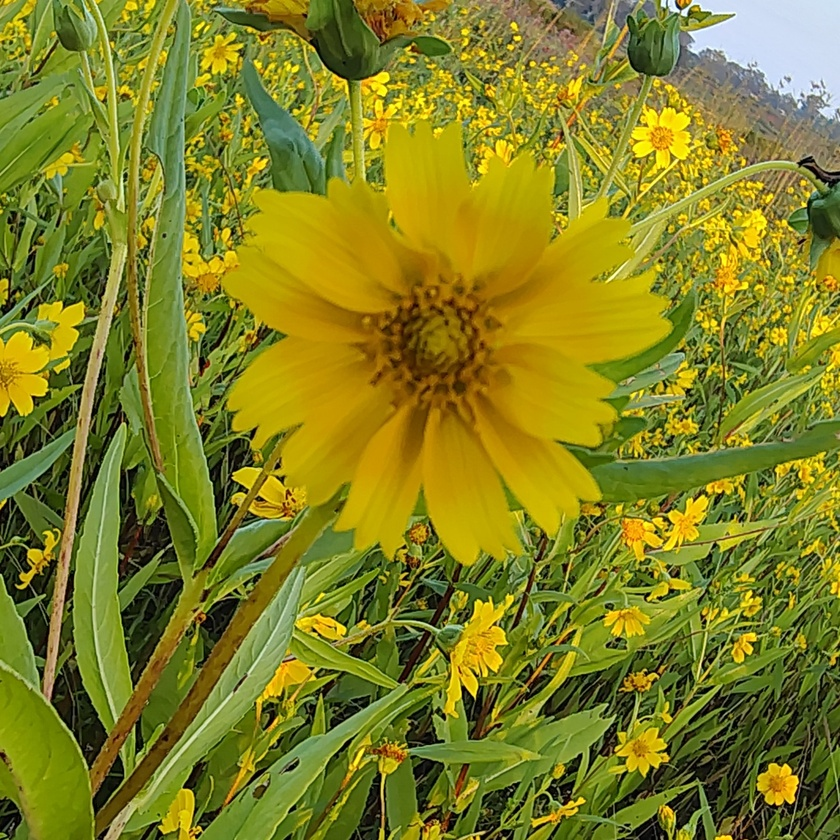
%> input picture img_01.jpg, 840 x 840 px, shrunk from 1597 x 1597 before the run
$ octave edge02.m   (GNU Octave 9; MATLAB toolbox functions it lacks are replaced by stand-ins)
%> lines starting %> are read from the running program, lines starting %| are printed output that depends on the picture
I = imread('img_01.jpg');     % Read input image
%> I is the input picture: size 840x840x3 uint8; mean R, G, B 129.4, 129.1, 34.5
I = rgb2gray(I);              % Convert to grayscale if needed
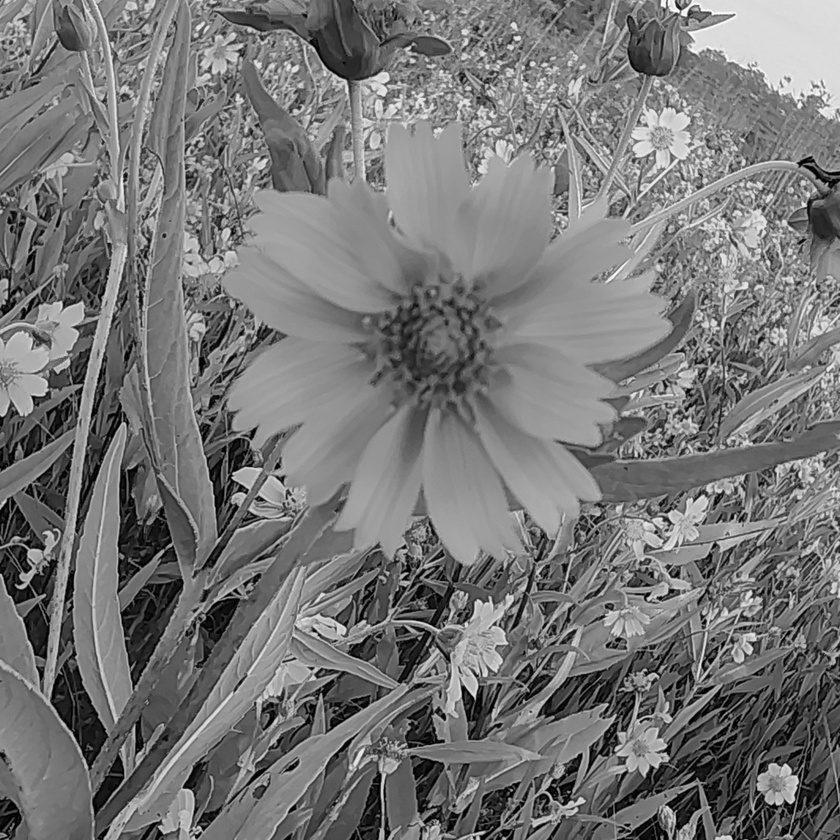
%> I: size 840x840 uint8; min 0, max 252, mean 118.4

% --- Wavelet Decomposition ---
[LL, LH, HL, HH] = dwt2(I, 'db2');   % Daubechies (db2) wavelet
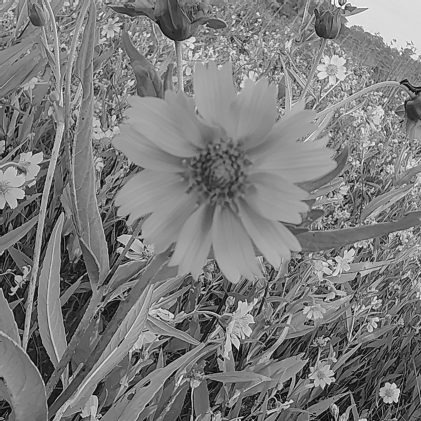
%> LL: size 421x421 double; min -25.55, max 514.1, mean 236.9; drawn with min black and max white
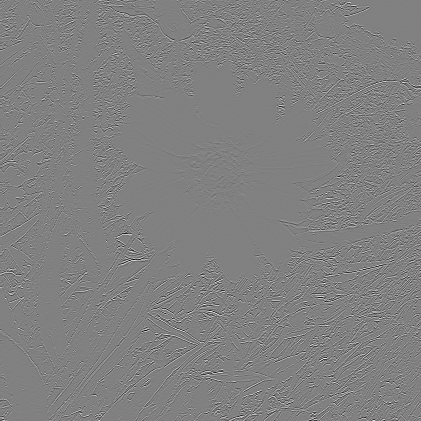
%> LH: size 421x421 double; min -115.9, max 113.2, mean 0; drawn with min black and max white
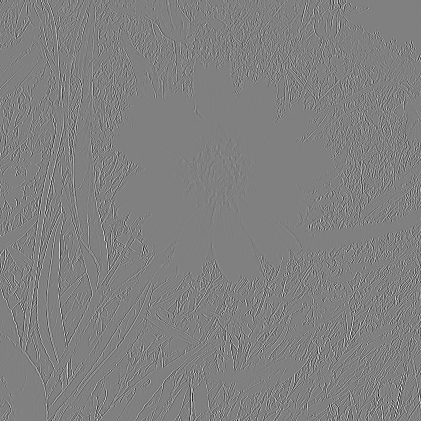
%> HL: size 421x421 double; min -129.2, max 127.5, mean 0; drawn with min black and max white
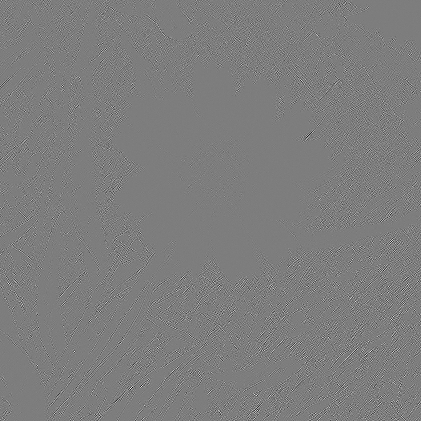
%> HH: size 421x421 double; min -51.03, max 52.51, mean 0; drawn with min black and max white
figure;
subplot(2,2,1), imshow(mat2gray(LL)), title('Approximation (LL)');
subplot(2,2,2), imshow(mat2gray(LH)), title('Horizontal Detail (LH)');
subplot(2,2,3), imshow(mat2gray(HL)), title('Vertical Detail (HL)');
subplot(2,2,4), imshow(mat2gray(HH)), title('Diagonal Detail (HH)');

% --- Compute Texture Features ---
subbands = {LL, LH, HL, HH};
%> subbands = 4 items
names = {'LL','LH','HL','HH'};

for i = 1:4
E = sum(sum(subbands{i}.^2));        % Energy
Ent = entropy(mat2gray(subbands{i}));% Entropy
M = mean2(subbands{i});              % Mean
SD = std2(subbands{i});              % Std. deviation
fprintf('%s -> Energy: %.2f, Entropy: %.3f, Mean: %.3f, Std: %.3f\n', ...
names{i}, E, Ent, M, SD);
end
%> this loop made 4 passes
%> (E, Ent, M, SD) on passes 1 to 4: (1.14e+10, 7.37, 236.9, 89.74), (34204568.7, 5.49, 0.00662, 13.89), (52495251.1, 5.67, 0.00548, 17.21), (6132773.2, 5.51, 0.00432, 5.88)
%| LL -> Energy: 11370220218.96, Entropy: 7.368, Mean: 236.850, Std: 89.740
%| LH -> Energy: 34204568.72, Entropy: 5.488, Mean: 0.007, Std: 13.892
%| HL -> Energy: 52495251.14, Entropy: 5.669, Mean: 0.005, Std: 17.210
%| HH -> Energy: 6132773.24, Entropy: 5.509, Mean: 0.004, Std: 5.882

% --- Plot Energy and Entropy ---
Energy = zeros(1,4);
EntropyVal = zeros(1,4);
for i = 1:4
Energy(i) = sum(sum(subbands{i}.^2));
EntropyVal(i) = entropy(mat2gray(subbands{i}));
end
%> after the loop, Energy = [1.14e+10 34204568.7 52495251.1 6132773.2]; EntropyVal = [7.37 5.49 5.67 5.51]

figure;
subplot(1,2,1);
bar(Energy);
set(gca,'XTickLabel',names);
title('Wavelet Subband Energy');
xlabel('Subband'); ylabel('Energy');

subplot(1,2,2);
bar(EntropyVal);
set(gca,'XTickLabel',names);
title('Wavelet Subband Entropy');
xlabel('Subband'); ylabel('Entropy');
%> after `ylabel('Entropy')`:
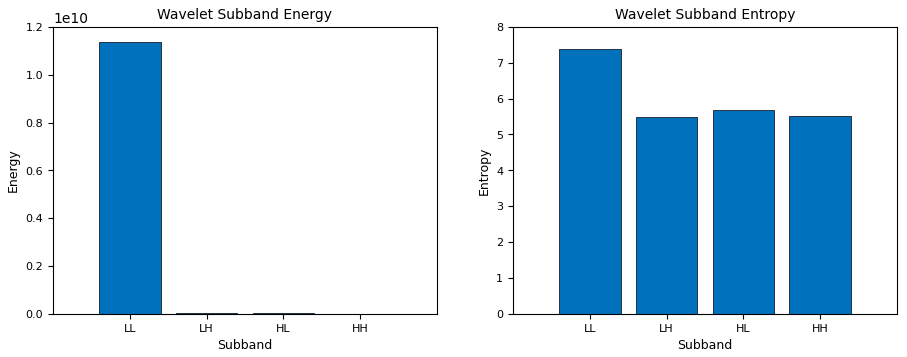
%> figure redrawn from the program's plot data, 2 panels; panel 1: tallest bar 1.14e+10 high, from x = 0.6 to 1.4; panel 2: tallest bar 7.37 high, from x = 0.6 to 1.4

$ run again, with img_02.jpg copied over img_01.jpg
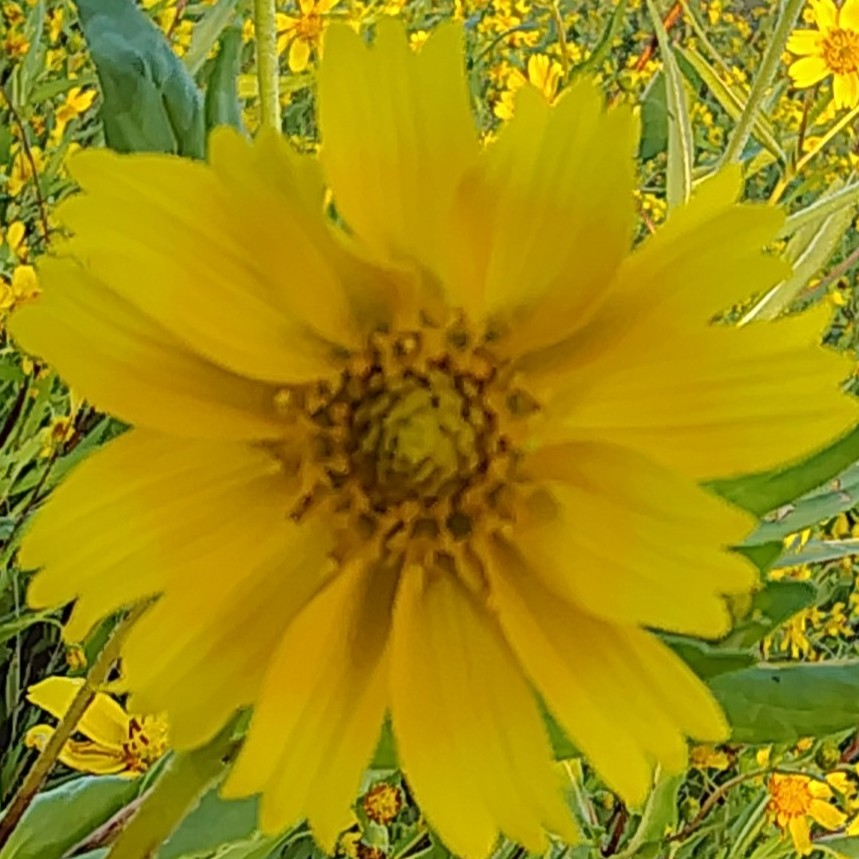
%> input picture img_02.jpg, 859 x 859 px
%> I is the input picture: size 859x859x3 uint8; mean R, G, B 160.3, 141.3, 14.5
%> I: size 859x859 uint8
%> `[LL, LH, HL, HH] = dwt2(I, 'db2');`:
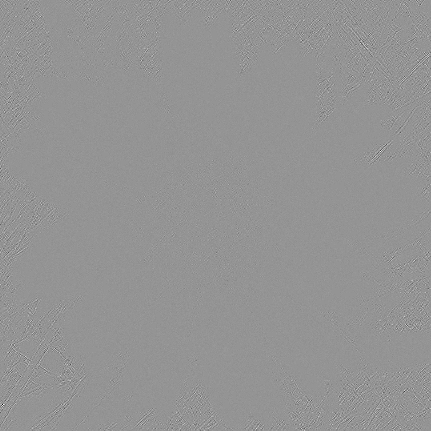
%> HH: size 431x431 double; min -20.35, max 14.66, mean -0.000119; drawn with min black and max white
%> subbands = 4 items
%> the loop `for i = 1:4` made 4 passes
%> (E, Ent, M, SD) on passes 1 to 4: (1.39e+10, 6.95, 264.8, 67.72), (2988734.8, 4.64, 0.00195, 4.01), (4802532.1, 4.69, 0.00949, 5.08), (163274.1, 4.36, -0.000119, 0.938)
%> (printed output is left out)
%> after the loop `for i = 1:4`: Energy = [1.39e+10 2988734.8 4802532.1 163274.1]; EntropyVal = [6.95 4.64 4.69 4.36]
%> `ylabel('Entropy')`:
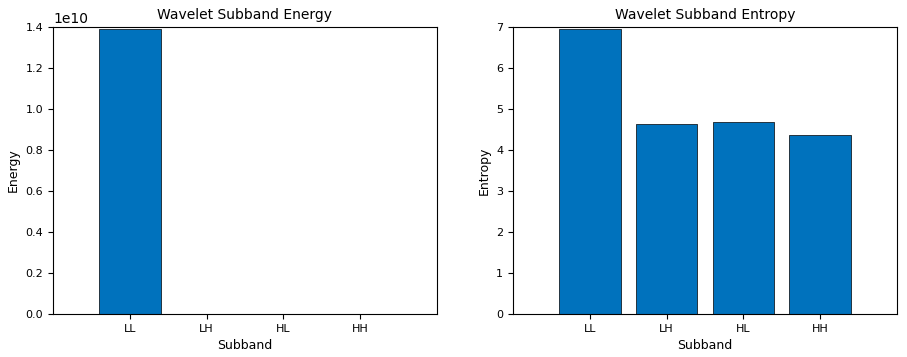
%> figure redrawn from the program's plot data, 2 panels; panel 1: tallest bar 1.39e+10 high, from x = 0.6 to 1.4; panel 2: tallest bar 6.95 high, from x = 0.6 to 1.4

$ run again, with img_03.jpg copied over img_01.jpg
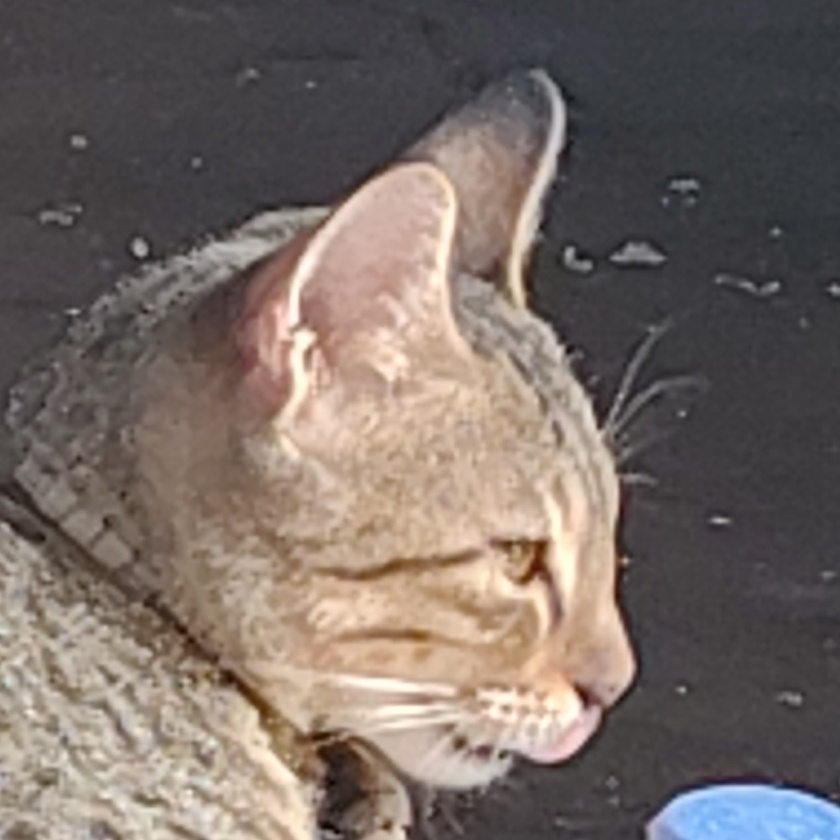
%> input picture img_03.jpg, 840 x 840 px, shrunk from 1268 x 1268 before the run
%> I is the input picture: size 840x840x3 uint8; mean R, G, B 118.9, 107.4, 101.9
%> I: size 840x840 uint8
%> `[LL, LH, HL, HH] = dwt2(I, 'db2');`:
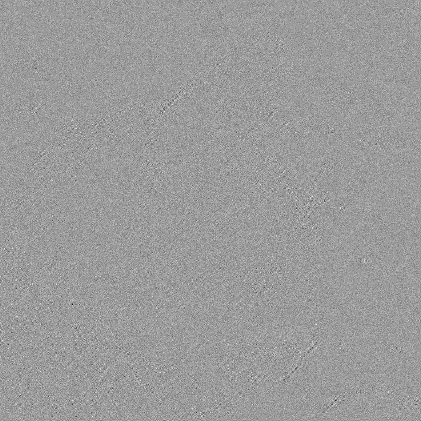
%> HH: size 421x421 double; min -3.6, max 2.3, mean 0.000992; drawn with min black and max white
%> subbands = 4 items
%> the loop `for i = 1:4` made 4 passes
%> (E, Ent, M, SD) on passes 1 to 4: (1.08e+10, 7.01, 220.2, 110.9), (350996.8, 4.95, 0.00132, 1.41), (317281.7, 5.19, 0.0052, 1.34), (20263.2, 5.83, 0.000992, 0.338)
%> (printed output is left out)
%> after the loop `for i = 1:4`: Energy = [1.08e+10 350996.8 317281.7 20263.2]; EntropyVal = [7.01 4.95 5.19 5.83]
%> `ylabel('Entropy')`:
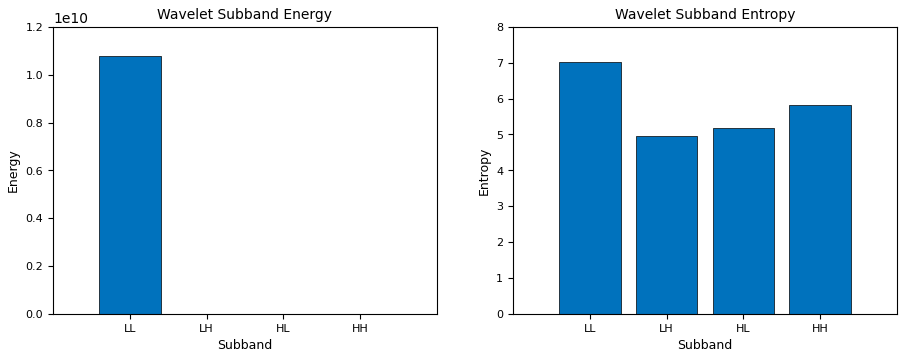
%> figure redrawn from the program's plot data, 2 panels; panel 1: tallest bar 1.08e+10 high, from x = 0.6 to 1.4; panel 2: tallest bar 7.01 high, from x = 0.6 to 1.4

$ run again, with img_04.jpg copied over img_01.jpg
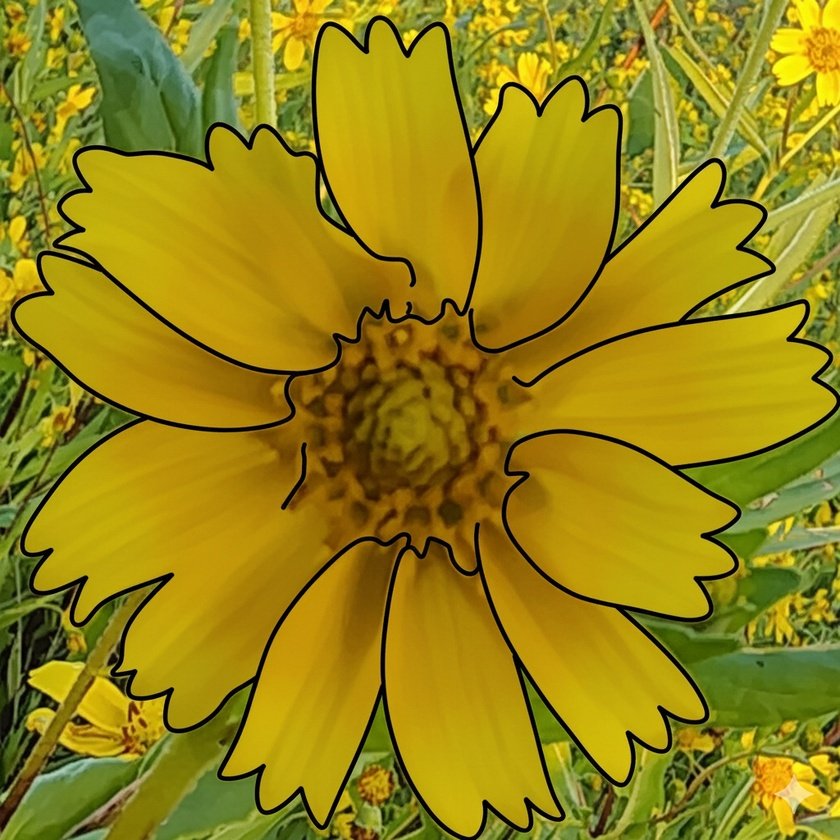
%> input picture img_04.jpg, 840 x 840 px, shrunk from 1024 x 1024 before the run
%> I is the input picture: size 840x840x3 uint8; mean R, G, B 149.8, 132.8, 20
%> I: size 840x840 uint8
%> `[LL, LH, HL, HH] = dwt2(I, 'db2');`:
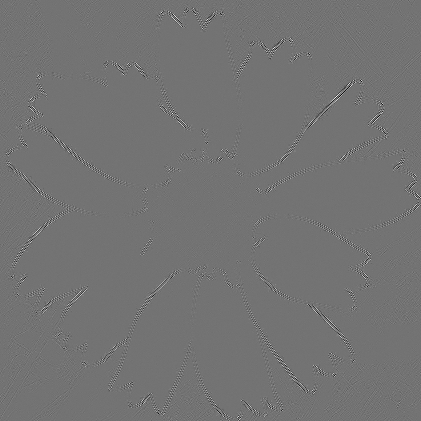
%> HH: size 421x421 double; min -50.89, max 61.51, mean 0; drawn with min black and max white
%> subbands = 4 items
%> the loop `for i = 1:4` made 4 passes
%> (E, Ent, M, SD) on passes 1 to 4: (1.23e+10, 7.17, 250, 82.72), (12968619.2, 4.25, 0.0017, 8.55), (15267934.3, 4.12, 0.00195, 9.28), (2669121.2, 3.77, 0.000507, 3.88)
%> (printed output is left out)
%> after the loop `for i = 1:4`: Energy = [1.23e+10 12968619.2 15267934.3 2669121.2]; EntropyVal = [7.17 4.25 4.12 3.77]
%> `ylabel('Entropy')`:
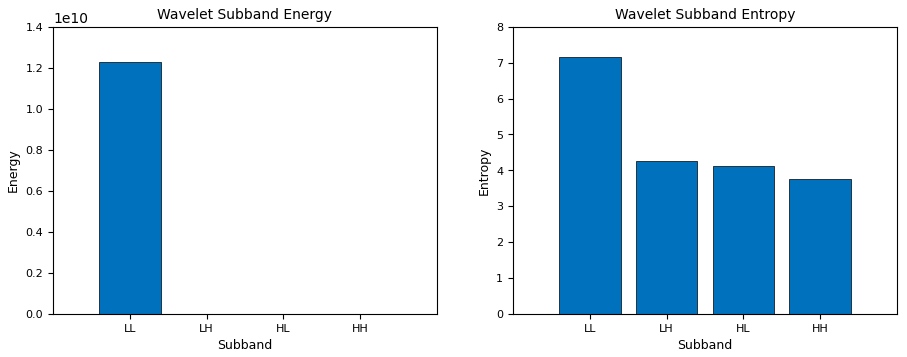
%> figure redrawn from the program's plot data, 2 panels; panel 1: tallest bar 1.23e+10 high, from x = 0.6 to 1.4; panel 2: tallest bar 7.17 high, from x = 0.6 to 1.4
